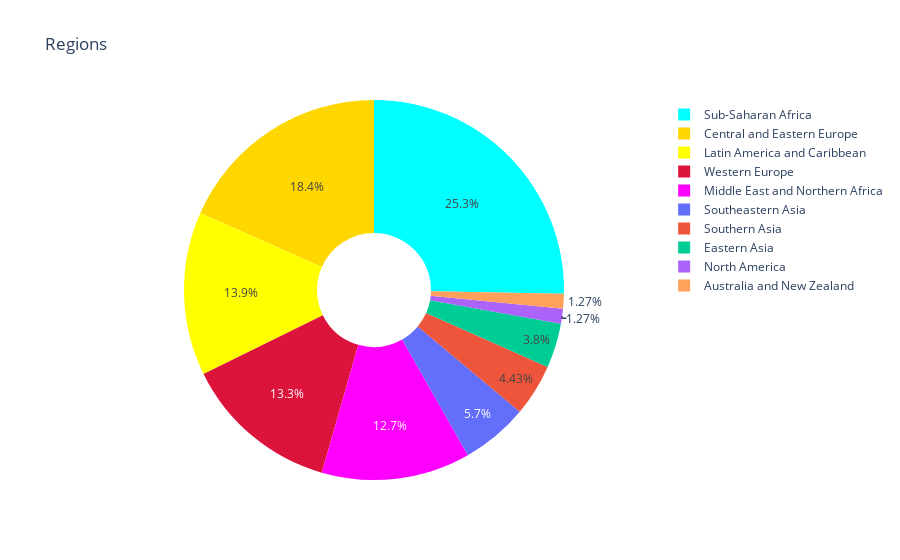

Write notebook code for a chart like this one.
### Code cell
d2015 = data_2015['Region'].value_counts()

label_d2015 = d2015.index
size_d2015 = d2015.values


colors = ['aqua', 'gold', 'yellow', 'crimson', 'magenta']

trace = go.Pie(
         labels = label_d2015, values = size_d2015, marker = dict(colors = colors), name = '2015', hole = 0.3)

data = [trace]

layout1 = go.Layout(
           title = 'Regions')

fig = go.Figure(data = data, layout = layout1)
py.iplot(fig)

### Figure 1 — Plotly figure (JSON) as saved in the notebook; plotly's stock layout.template omitted (floating-point values rounded to 4 significant figures)
{"data": [{"hole": 0.3, "labels": ["Sub-Saharan Africa", "Central and Eastern Europe", "Latin America and Caribbean", "Western Europe", "Middle East and Northern Africa", "Southeastern Asia", "Southern Asia", "Eastern Asia", "North America", "Australia and New Zealand"], "marker": {"colors": ["aqua", "gold", "yellow", "crimson", "magenta"]}, "name": "2015", "type": "pie", "values": [40, 29, 22, 21, 20, 9, 7, 6, 2, 2]}], "layout": {"title": {"text": "Regions"}}}
